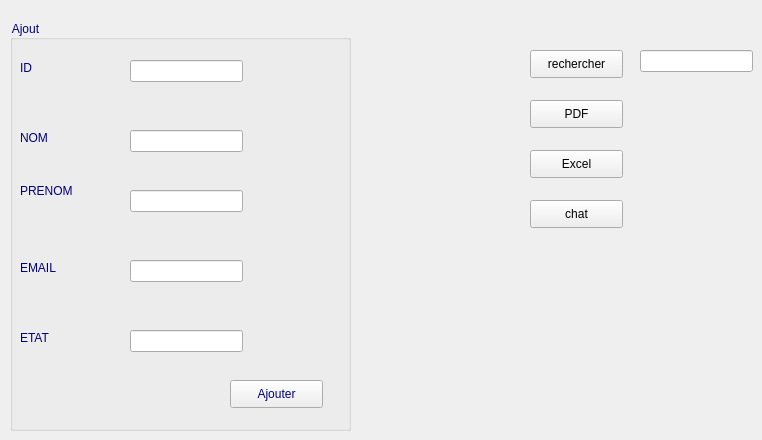
       <widget class="QWidget" name="tab_6">
        <attribute name="title">
         <string>ajouter un employe</string>
        </attribute>
        <widget class="QGroupBox" name="groupBox_5">
         <property name="geometry">
          <rect>
           <x>10</x>
           <y>20</y>
           <width>341</width>
           <height>411</height>
          </rect>
         </property>
         <property name="styleSheet">
          <string notr="true">color:rgb(0, 0, 127);</string>
         </property>
         <property name="title">
          <string>Ajout</string>
         </property>
         <widget class="QLabel" name="label_24">
          <property name="geometry">
           <rect>
            <x>10</x>
            <y>40</y>
            <width>56</width>
            <height>16</height>
           </rect>
          </property>
          <property name="text">
           <string>ID</string>
          </property>
         </widget>
         <widget class="QLabel" name="label_25">
          <property name="geometry">
           <rect>
            <x>10</x>
            <y>110</y>
            <width>56</width>
            <height>16</height>
           </rect>
          </property>
          <property name="text">
           <string>NOM</string>
          </property>
         </widget>
         <widget class="QLabel" name="label_26">
          <property name="geometry">
           <rect>
            <x>10</x>
            <y>160</y>
            <width>56</width>
            <height>21</height>
           </rect>
          </property>
          <property name="text">
           <string>PRENOM</string>
          </property>
         </widget>
         <widget class="QLabel" name="label_27">
          <property name="geometry">
           <rect>
            <x>10</x>
            <y>240</y>
            <width>56</width>
            <height>16</height>
           </rect>
          </property>
          <property name="text">
           <string>EMAIL</string>
          </property>
         </widget>
         <widget class="QLineEdit" name="le_id">
          <property name="geometry">
           <rect>
            <x>120</x>
            <y>40</y>
            <width>113</width>
            <height>22</height>
           </rect>
          </property>
         </widget>
         <widget class="QLineEdit" name="le_Nom">
          <property name="geometry">
           <rect>
            <x>120</x>
            <y>110</y>
            <width>113</width>
            <height>22</height>
           </rect>
          </property>
         </widget>
         <widget class="QLineEdit" name="le_Prenom">
          <property name="geometry">
           <rect>
            <x>120</x>
            <y>170</y>
            <width>113</width>
            <height>22</height>
           </rect>
          </property>
         </widget>
         <widget class="QLineEdit" name="le_Mail">
          <property name="geometry">
           <rect>
            <x>120</x>
            <y>240</y>
            <width>113</width>
            <height>22</height>
           </rect>
          </property>
         </widget>
         <widget class="QPushButton" name="pb_ajoutter">
          <property name="geometry">
           <rect>
            <x>220</x>
            <y>360</y>
            <width>93</width>
            <height>28</height>
           </rect>
          </property>
          <property name="text">
           <string>Ajouter</string>
          </property>
         </widget>
         <widget class="QLabel" name="label_37">
          <property name="geometry">
           <rect>
            <x>10</x>
            <y>310</y>
            <width>56</width>
            <height>16</height>
           </rect>
          </property>
          <property name="text">
           <string>ETAT</string>
          </property>
         </widget>
         <widget class="QLineEdit" name="le_Etat">
          <property name="geometry">
           <rect>
            <x>120</x>
            <y>310</y>
            <width>113</width>
            <height>22</height>
           </rect>
          </property>
         </widget>
        </widget>
        <widget class="QPushButton" name="pb_rechercher">
         <property name="geometry">
          <rect>
           <x>530</x>
           <y>50</y>
           <width>93</width>
           <height>28</height>
          </rect>
         </property>
         <property name="text">
          <string>rechercher</string>
         </property>
        </widget>
        <widget class="QLineEdit" name="le_rech">
         <property name="geometry">
          <rect>
           <x>640</x>
           <y>50</y>
           <width>113</width>
           <height>22</height>
          </rect>
         </property>
        </widget>
        <widget class="QPushButton" name="pb_pdf_2">
         <property name="geometry">
          <rect>
           <x>530</x>
           <y>100</y>
           <width>93</width>
           <height>28</height>
          </rect>
         </property>
         <property name="text">
          <string>PDF</string>
         </property>
        </widget>
        <widget class="QPushButton" name="pb_excel_3">
         <property name="geometry">
          <rect>
           <x>530</x>
           <y>150</y>
           <width>93</width>
           <height>28</height>
          </rect>
         </property>
         <property name="text">
          <string>Excel</string>
         </property>
        </widget>
        <widget class="QPushButton" name="pb_chat">
         <property name="geometry">
          <rect>
           <x>530</x>
           <y>200</y>
           <width>93</width>
           <height>28</height>
          </rect>
         </property>
         <property name="text">
          <string>chat</string>
         </property>
        </widget>
       </widget>
